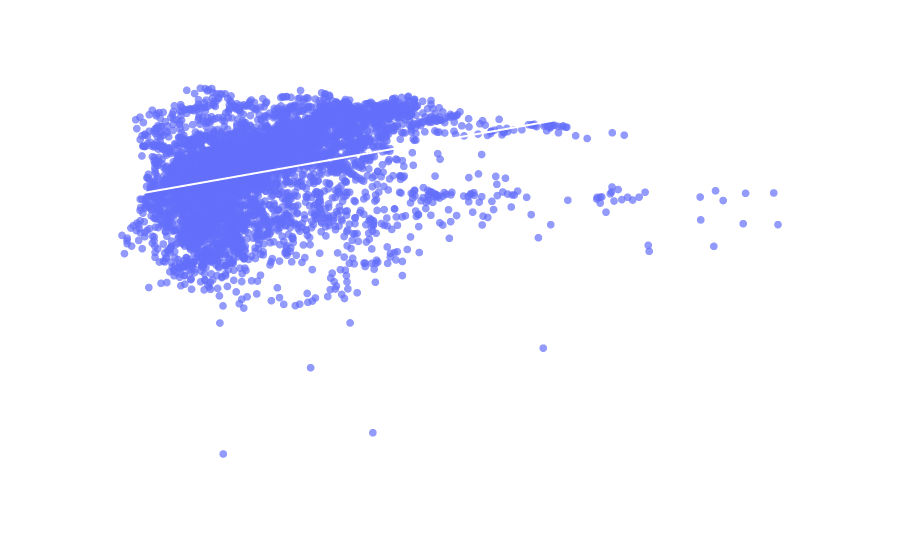

This figure's notebook cell:
### Code cell
import plotly.express as px

fig = px.scatter(
    df_pivot,
    x="Current health expenditure (% of GDP)",
    y="Life expectancy at birth, total (years)",
    opacity=0.7,
    trendline="ols",
    trendline_color_override="white"
)

fig.update_traces(
    marker=dict(size=8)
)

fig.update_layout(
    title="Health Expenditure vs Life Expectancy",
    xaxis_title="Current health expenditure (% of GDP)",
    yaxis_title="Life expectancy at birth (years)",
    showlegend=False,
    font=dict(color="white"),
    plot_bgcolor="rgba(0,0,0,0)",
    paper_bgcolor="rgba(0,0,0,0)"
)

fig.show()

### Figure 1 — Plotly figure (JSON) as saved in the notebook; plotly's stock layout.template omitted (floating-point values rounded to 4 significant figures; data arrays with more than 128 entries replaced by an {"elided": "..."} marker saying what was removed)
{"data": [{"hovertemplate": "Current health expenditure (% of GDP)=%{x}<br>Life expectancy at birth, total (years)=%{y}<extra></extra>", "legendgroup": "", "marker": {"color": "#636efa", "opacity": 0.7, "size": 8, "symbol": "circle"}, "mode": "markers", "name": "", "showlegend": false, "type": "scattergl", "x": {"elided": "6335 float values"}, "xaxis": "x", "y": {"elided": "6335 float values"}, "yaxis": "y"}, {"hovertemplate": "<b>OLS trendline</b><br>Life expectancy at birth, total (years) = 0.978431 * Current health expenditure (% of GDP) + 63.8595<br>R<sup>2</sup>=0.106831<br><br>Current health expenditure (% of GDP)=%{x}<br>Life expectancy at birth, total (years)=%{y} <b>(trend)</b><extra></extra>", "legendgroup": "", "line": {"color": "white"}, "marker": {"color": "#636efa", "size": 8, "symbol": "circle"}, "mode": "lines", "name": "", "showlegend": false, "type": "scattergl", "x": {"elided": "5231 float values"}, "xaxis": "x", "y": {"elided": "5231 float values"}, "yaxis": "y"}], "layout": {"font": {"color": "white"}, "legend": {"tracegroupgap": 0}, "margin": {"t": 60}, "paper_bgcolor": "rgba(0,0,0,0)", "plot_bgcolor": "rgba(0,0,0,0)", "showlegend": false, "title": {"text": "Health Expenditure vs Life Expectancy"}, "xaxis": {"anchor": "y", "domain": [0, 1], "title": {"text": "Current health expenditure (% of GDP)"}}, "yaxis": {"anchor": "x", "domain": [0, 1], "title": {"text": "Life expectancy at birth (years)"}}}}
